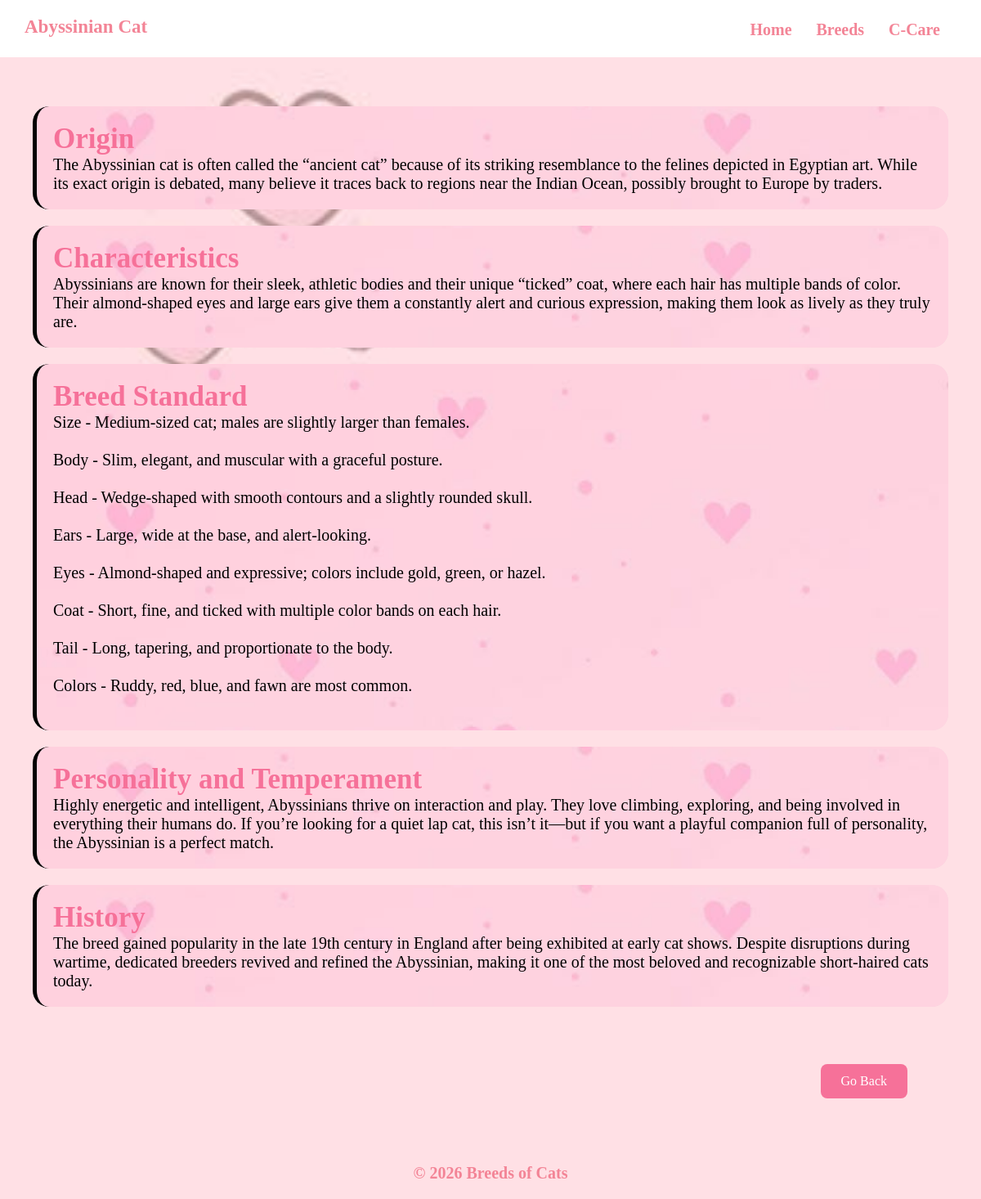
/cats/index.php?name=Abyssinian Cat, run on the app's committed database.
### tables this page shows
CREATE TABLE `cats` (
  `id` int(255) NOT NULL,
  `name` varchar(255) NOT NULL,
  `origin` varchar(1000) NOT NULL,
  `history` varchar(1000) NOT NULL,
  `characteristics` varchar(5000) NOT NULL,
  `breed_standard` varchar(5000) NOT NULL,
  `personality` varchar(1000) NOT NULL,
  `image` varchar(255) NOT NULL,
  `description` varchar(1000) NOT NULL
);

### model.php (called while the page is built, shortened)
<?php
function get_cat_by_name(object $pdo, string $name){
    $query ="SELECT * FROM cats WHERE name = :name;";
    $statement = $pdo ->prepare($query);
    $statement->bindParam("name", $name);
    $statement->execute();
    $result = $statement->fetch();
    return $result;
}
?>

### cats/index.php (the view, shortened to what this page needs)
<?php
require_once('../db.php');
require_once('../model.php');
require_once('../ctrl.php');
?>
<!DOCTYPE html>
<html lang="en">
<head>
<link rel="stylesheet" href="../styles.css">
</head>
<body>
<header>
<h1><?php echo $_GET["name"]  ?></h1>
<nav>
<ul class="nav-links">
<li><a href="../">Home</a></li>
<li><a href="../breeds">Breeds</a></li>
<li><a href="../care">C-Care</a></li>
</ul>
</nav>
</header>
<?php
$cat = get_cat_by_name($pdo, $_GET["name"]);
$origin = $cat["origin"];
$history = $cat["history"];
$characteristics = $cat["characteristics"];
$breed_standard = $cat["breed_standard"];
$personality = $cat["personality"];
?>
<section class="container">
<div class="care-grid">
<div class="care-box">
<h3>Origin</h3>
<p><?php echo $origin ?></p>
</div>
<div class="care-box">
<h3>Characteristics</h3>
<p><?php echo $characteristics ?></p>
</div>
<div class="care-box">
<h3>Breed Standard</h3>
<p>
<?php echo parse_breed_standard($breed_standard)?>
</div>
<div class="care-box">
<h3>Personality and Temperament</h3>
<p><?php echo $personality?></p>
</div>
<div class="care-box">
<h3>History</h3>
<p><?php echo $history ?></p>
</div>
</section>
<button onclick="history.back()">Go Back</button>
<footer>
<p>© 2026 Breeds of Cats</p>
</footer>
</body>
</html>

### styles.css (style rules this page uses)
* { margin:0; padding:0; box-sizing:border-box; font-family:MV Boli; font-size: 20px; }
body { background: #f9e4ea; background-image: url("images/b.jpg"); background-repeat: no-repeat; background-size: cover; }
header { display:flex; justify-content: space-between; padding:10px 30px; font-family:'MV Boli', Times, serif; height: 70px; font-weight: bold; background-color: rgb(255, 255, 255); }
h1 { color: rgb(243, 132, 150); margin-top: 10px; }
h3 { font-size: 35px; font-weight: 100%; color: white; }
h1 { font-size: 23px; font-weight: bold; }
nav ul { display:flex; justify-content:center; list-style:none; }
nav li { margin:10px; }
nav a { color:rgb(243, 132, 150); text-decoration:none; font-weight:bold; }
.nav-links { list-style:none; display: flex; justify-content: center; gap:10px; margin-top:5px; margin-right: 10px; }
.nav-links a { color:rgb(243, 132, 150); text-decoration:none; font-weight:bold; font-size: 20px; }
button { margin-top: 10px; margin-right: 10px; padding: 10px 20px; cursor: pointer; }
.container { padding: 40px; }
.care-box { background:#f7d8e1; padding:20px; border-left:5px solid #000000; color: #000000; border-radius: 20px; text-align: left; background-image: url("images/z.jpg"); background-size: cover; background-position: center; justify-content: center; margin-top: 1rem; }
.care-box h3 { color: #f67199; display: flex; }
footer { color:rgb(243, 132, 150); text-align:center; padding:20px; font-weight: bolder; font-size: 22px; }
button { display: block; margin: 30px 90px 60px auto; padding: 12px 25px; font-size: 16px; background-color: #f67199; color: white; border: none; border-radius: 8px; cursor: pointer; transition: 0.3s; }

### data on the page
cats: origin "The Abyssinian cat is often called the “ancient cat” because of its striking resemblance to the felines depicted in Egyptian art. While its exact origin is debated, many believe it traces back to regions near the Indian Ocean, possibly brought to Europe by traders.", characteristics "Abyssinians are known for their sleek, athletic bodies and their unique “ticked” coat, where each hair has multiple bands of color. Their almond-shaped eyes and large ears give them a constantly alert and curious expression, making them look as lively as they truly are.", personality "Highly energetic and intelligent, Abyssinians thrive on interaction and play. They love climbing, exploring, and being involved in everything their humans do. If you’re looking for a quiet lap cat, this isn’t it—but if you want a playful companion full of personality, the Abyssinian is a perfect match.", history "The breed gained popularity in the late 19th century in England after being exhibited at early cat shows. Despite disruptions during wartime, dedicated breeders revived and refined the Abyssinian, making it one of the most beloved and recognizable short-haired cats today."

### other printed values
$_GET["name"] "Abyssinian Cat"
$standard "Size - Medium-sized cat; males are slightly larger than females."
$standard "Body - Slim, elegant, and muscular with a graceful posture."
$standard "Head - Wedge-shaped with smooth contours and a slightly rounded skull."
$standard "Ears - Large, wide at the base, and alert-looking."
$standard "Eyes - Almond-shaped and expressive; colors include gold, green, or hazel."
$standard "Coat - Short, fine, and ticked with multiple color bands on each hair."
$standard "Tail - Long, tapering, and proportionate to the body."
$standard "Colors - Ruddy, red, blue, and fawn are most common."
